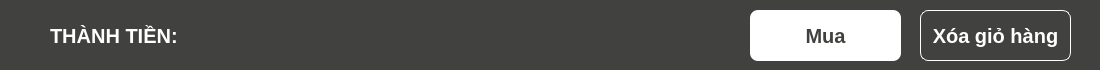
         <widget class="QWidget" name="wgThanhToan" native="true">
          <property name="sizePolicy">
           <sizepolicy hsizetype="Preferred" vsizetype="Fixed">
            <horstretch>0</horstretch>
            <verstretch>0</verstretch>
           </sizepolicy>
          </property>
          <property name="minimumSize">
           <size>
            <width>1100</width>
            <height>70</height>
           </size>
          </property>
          <property name="maximumSize">
           <size>
            <width>1100</width>
            <height>70</height>
           </size>
          </property>
          <property name="layoutDirection">
           <enum>Qt::LayoutDirection::LeftToRight</enum>
          </property>
          <property name="styleSheet">
           <string notr="true">background-color: rgb(65, 66, 63);
border-radius: 8px;</string>
          </property>
          <widget class="QPushButton" name="btnXGH">
           <property name="geometry">
            <rect>
             <x>920</x>
             <y>10</y>
             <width>151</width>
             <height>51</height>
            </rect>
           </property>
           <property name="sizePolicy">
            <sizepolicy hsizetype="Fixed" vsizetype="Preferred">
             <horstretch>0</horstretch>
             <verstretch>0</verstretch>
            </sizepolicy>
           </property>
           <property name="font">
            <font>
             <pointsize>15</pointsize>
             <bold>true</bold>
            </font>
           </property>
           <property name="cursor">
            <cursorShape>PointingHandCursor</cursorShape>
           </property>
           <property name="styleSheet">
            <string notr="true">QPushButton{
	background-color: rgb(65, 66, 63);
border-radius: 8px;
border: 1px solid rgb(255,255,255);
	
	color: rgb(255, 255, 255);

}
QPushButton:hover{
background-color: rgb(239, 50, 104); 
    color: white;
}
QPushButton:checked{
 background-color: rgb(239, 50, 104);
 color: white;
}</string>
           </property>
           <property name="text">
            <string>Xóa giỏ hàng</string>
           </property>
          </widget>
          <widget class="QPushButton" name="btnMua">
           <property name="geometry">
            <rect>
             <x>750</x>
             <y>10</y>
             <width>151</width>
             <height>51</height>
            </rect>
           </property>
           <property name="sizePolicy">
            <sizepolicy hsizetype="Fixed" vsizetype="Preferred">
             <horstretch>0</horstretch>
             <verstretch>0</verstretch>
            </sizepolicy>
           </property>
           <property name="font">
            <font>
             <pointsize>15</pointsize>
             <bold>true</bold>
            </font>
           </property>
           <property name="cursor">
            <cursorShape>PointingHandCursor</cursorShape>
           </property>
           <property name="styleSheet">
            <string notr="true">QPushButton{
	background-color: rgb(255, 255, 255);
border-radius: 8px;
border: none;
	color: rgb(65, 66, 63);

}
QPushButton:hover{
background-color: rgb(239, 50, 104); 
    color: white;
}
QPushButton:checked{
 background-color: rgb(239, 50, 104);
 color: white;
}</string>
           </property>
           <property name="text">
            <string>Mua</string>
           </property>
          </widget>
          <widget class="QLabel" name="label_4">
           <property name="geometry">
            <rect>
             <x>50</x>
             <y>20</y>
             <width>131</width>
             <height>31</height>
            </rect>
           </property>
           <property name="font">
            <font>
             <pointsize>15</pointsize>
             <bold>true</bold>
            </font>
           </property>
           <property name="styleSheet">
            <string notr="true">color: rgb(255, 255, 255);
</string>
           </property>
           <property name="text">
            <string>THÀNH TIỀN: </string>
           </property>
          </widget>
          <widget class="QLabel" name="lbThanhtien_3">
           <property name="geometry">
            <rect>
             <x>200</x>
             <y>20</y>
             <width>171</width>
             <height>31</height>
            </rect>
           </property>
           <property name="font">
            <font>
             <pointsize>15</pointsize>
             <bold>true</bold>
            </font>
           </property>
           <property name="styleSheet">
            <string notr="true">color: rgb(255, 38, 107);</string>
           </property>
           <property name="text">
            <string/>
           </property>
          </widget>
         </widget>
